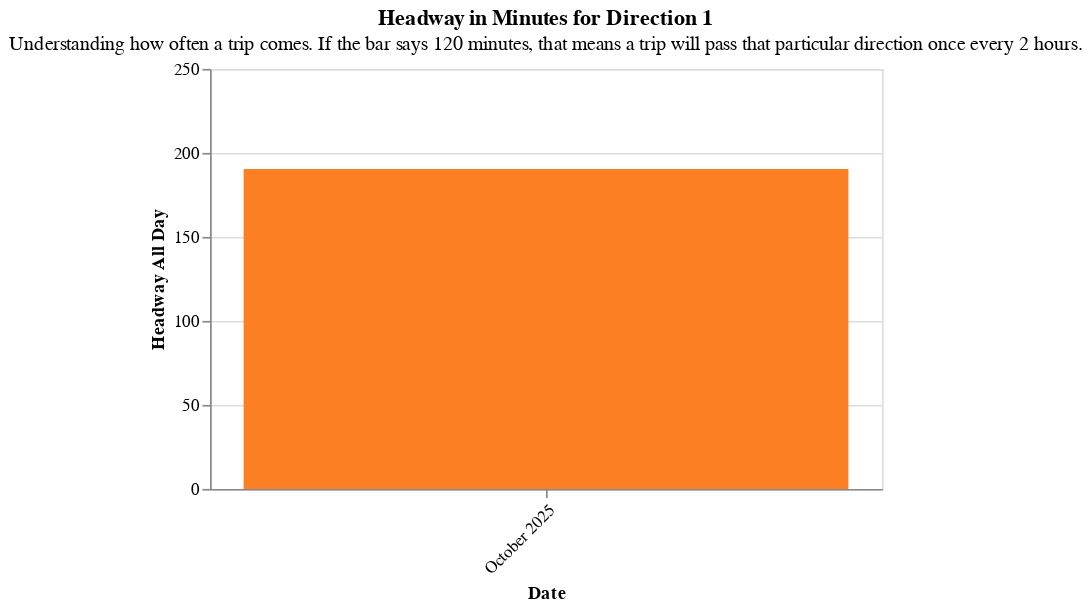

Notebook code for this chart:
### Code cell
_report_operator_visuals.configure_chart(
    frequency_graph3,
    width=400,
    height=250,
    title=f"{frequency_dict.title} for Direction 1",
    subtitle=frequency_dict.subtitle,
).add_params(xcol_param).transform_filter(xcol_param)

### Figure 1 — Vega-Lite specification as saved in the notebook (floating-point values rounded to 4 significant figures; data arrays with more than 128 entries replaced by an {"elided": "..."} marker saying what was removed)
{"config": {"view": {"continuousWidth": 300, "continuousHeight": 300}}, "layer": [{"mark": {"type": "bar"}, "encoding": {"color": {"field": "Headway All Day", "legend": null, "scale": {"range": ["#ccbb44", "#e9d868", "#fcb40e", "#ff9c42", "#fc5c04", "#dd217d", "#dd217d", "#dd217d"]}, "title": "Headway All Day", "type": "quantitative"}, "tooltip": [{"field": "Route", "type": "nominal"}, {"field": "Direction", "type": "quantitative"}, {"field": "Headway All Day", "type": "quantitative"}], "x": {"axis": {"format": "", "labelAngle": -45}, "field": "Date", "title": "Date", "type": "nominal"}, "y": {"field": "Headway All Day", "title": "Headway All Day", "type": "quantitative"}}, "name": "view_3"}], "data": {"name": "data-4a84927ec648f845620f7ac249b1332a"}, "encoding": {"y": {"field": "Headway Peak", "scale": {"clamp": true, "domain": [0, 250]}, "type": "quantitative"}}, "height": 250, "params": [{"name": "param_1", "select": {"type": "point", "fields": ["Route"]}, "bind": {"input": "select", "options": ["FBUS__FBUS MARKET & WHARVES BUS", "714__714 BART EARLY BIRD", "NBUS__NBUS JUDAH BUS", "TBUS__TBUS THIRD BUS", "1X__1X CALIFORNIA EXPRESS", "KBUS__KBUS INGLESIDE BUS", "30X__30X MARINA EXPRESS", "91__91 3RD-19TH AVE OWL", "90__90 SAN BRUNO OWL", "NOWL__NOWL OWL JUDAH", "1__GGPS Golden Gate Park Shuttle", "LOWL__LOWL OWL TARAVAL", "36__36 TERESITA", "35__35 EUREKA", "58__58 LAKE MERCED", "37__37 CORBETT", "23__23 MONTEREY", "52__52 EXCELSIOR", "54__54 FELTON", "2__2 SUTTER", "39__39 COIT", "18__18 46TH AVENUE", "67__67 BERNAL HEIGHTS", "56__56 RUTLAND", "66__66 QUINTARA", "6__6 HAYES-PARNASSUS", "57__57 PARKMERCED", "55__55 DOGPATCH", "33__33 ASHBURY-18TH ST", "25__25 TREASURE ISLAND", "31__31 BALBOA", "J__J CHURCH", "19__19 POLK", "27__27 BRYANT", "8BX__8BX BAYSHORE B EXPRESS", "43__43 MASONIC", "9__9 SAN BRUNO", "F__F MARKET & WHARVES", "7__7 HAIGHT-NORIEGA", "48__48 QUINTARA-24TH STREET", "CA__CA CALIFORNIA STREET CABLE CAR", "28__28 19TH AVENUE", "8AX__8AX BAYSHORE A EXPRESS", "15__15 BAYVIEW HUNTERS POINT EXPRESS", "9R__9R SAN BRUNO RAPID", "M__M OCEAN VIEW", "K__K INGLESIDE", "12__12 FOLSOM-PACIFIC", "L__L TARAVAL", "8__8 BAYSHORE", "5__5 FULTON", "44__44 O'SHAUGHNESSY", "PM__PM POWELL-MASON CABLE CAR", "28R__28R 19TH AVENUE RAPID", "5R__5R FULTON RAPID", "24__24 DIVISADERO", "29__29 SUNSET", "T__T THIRD", "N__N JUDAH", "45__45 UNION-STOCKTON", "30__30 STOCKTON", "38__38 GEARY", "PH__PH POWELL-HYDE CABLE CAR", "14R__14R MISSION RAPID", "14__14 MISSION", "49__49 VAN NESS-MISSION", "38R__38R GEARY RAPID", "22__22 FILLMORE", "1__1 CALIFORNIA"], "name": "Routes: "}, "value": "FBUS__FBUS MARKET & WHARVES BUS", "views": ["view_3"]}], "title": {"text": ["Headway in Minutes for Direction 1"], "subtitle": ["Understanding how often a trip comes. If the bar says 120 minutes, that means a trip will pass that particular direction once every 2 hours."]}, "transform": [{"filter": {"param": "param_1"}}], "width": 400, "$schema": "https://vega.github.io/schema/vega-lite/v5.20.1.json", "datasets": {"data-4a84927ec648f845620f7ac249b1332a": {"elided": "179 records"}}}
